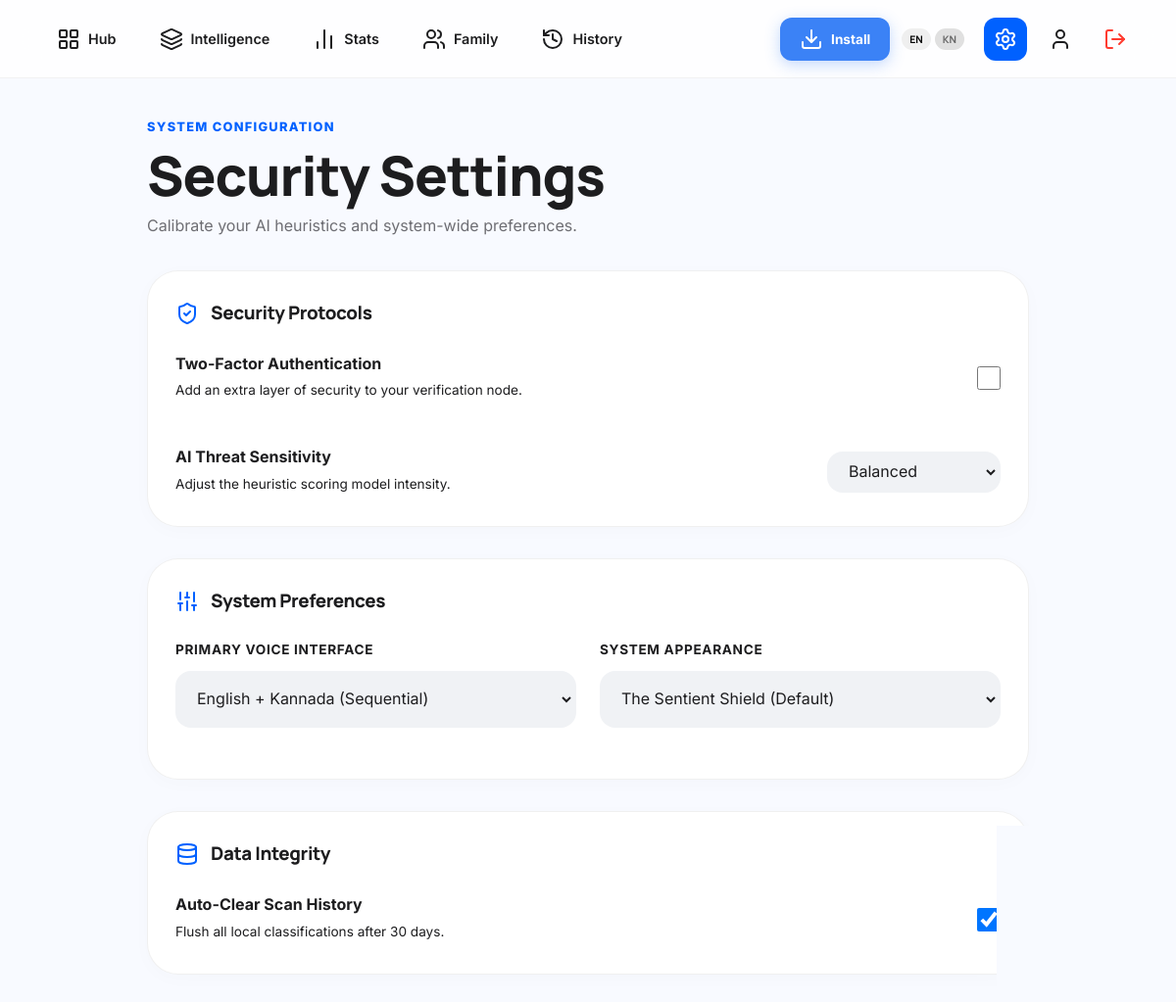
The app's page /settings (signed in) with its own data.
### tables this page shows
CREATE TABLE users (
        id INTEGER PRIMARY KEY AUTOINCREMENT,
        email TEXT UNIQUE NOT NULL,
        otp TEXT
    , name TEXT, state TEXT, phone TEXT, address TEXT, password TEXT, country TEXT, emergency_contact TEXT, whatsapp_number TEXT, has_seen_tour INTEGER DEFAULT 0, theme TEXT DEFAULT 'default', two_factor INTEGER DEFAULT 0, sensitivity TEXT DEFAULT 'Balanced', auto_clear_history INTEGER DEFAULT 1, loyalty_points INTEGER DEFAULT 100, is_admin INTEGER DEFAULT 0, voice_interface TEXT DEFAULT 'English + Kannada (Sequential)');

### app.py (the view)
@app.route("/settings")
def settings():
    if not session.get("logged_in"): return redirect("/")
    if session.get("admin_verified"): return redirect("/admin")
    conn = get_db()
    cursor = conn.cursor()
    cursor.execute("SELECT * FROM users WHERE email=?", (session.get("email"),))
    user = dict(cursor.fetchone())
    conn.close()
    return render_template("settings.html", user=user)

### database.py (called while the page is built)
def get_db():
    db_path = os.getenv("DATABASE_PATH", "database.db")
    conn = sqlite3.connect(db_path)
    conn.row_factory = sqlite3.Row
    return conn

### templates/settings.html (shortened to what this page needs)
<!DOCTYPE html>
<html lang="en">
<head>
    <link rel="stylesheet" href="{{ url_for('static', filename='style.css') }}">
</head>
<body>
    <nav class="top-nav">
        <div class="nav-wrapper">
            <div class="nav-container">
                <a href="/dashboard" class="nav-link"><i data-lucide="layout-grid"></i> Hub</a>
                <a href="/classification" class="nav-link"><i data-lucide="layers"></i> Intelligence</a>
                <a href="/analytics" class="nav-link"><i data-lucide="bar-chart-2"></i> Stats</a>
                <a href="/family" class="nav-link"><i data-lucide="users"></i> Family</a>
                <a href="/history" class="nav-link"><i data-lucide="history"></i> History</a>
            </div>
            <div class="nav-right">
                <button id="pwa-install-btn" class="btn-pwa-old" style="display: none;">
                    <i data-lucide="download"></i> Install
                </button>
                <div style="display: flex; gap: 4px; margin-right: 8px;">
                    <button onclick="setLanguage('en')" id="btn-en" class="btn" style="padding: 4px 8px; font-size: 0.65rem;">EN</button>
                    <button onclick="setLanguage('kn')" id="btn-kn" class="btn" style="padding: 4px 8px; font-size: 0.65rem; background: #e0e0e0; color: #666;">KN</button>
                </div>
                <a href="/settings" class="nav-icon-btn active" style="background: var(--primary); color: white;"><i data-lucide="settings"></i></a>
                <a href="/profile" class="nav-icon-btn"><i data-lucide="user"></i></a>
                <a href="/logout" class="nav-icon-btn text-danger"><i data-lucide="log-out"></i></a>
            </div>
        </div>
    </nav>
    <main class="main-content animate-fade-in">
        <div class="settings-container">
            <header class="editorial-header">
                <span class="editorial-cap">System Configuration</span>
                <h1 id="tour-hub-title">Security Settings</h1>
                <p style="color: var(--text-muted); font-size: 1rem; margin-top: 8px;">Calibrate your AI heuristics and system-wide preferences.</p>
            </header>
            <div class="bento-card" style="margin-top: 32px;">
                <div style="display: flex; align-items: center; gap: 12px; margin-bottom: 24px;">
                    <i data-lucide="shield-check" style="color: var(--primary);"></i>
                    <h3 style="margin: 0;">Security Protocols</h3>
                </div>
                <div style="display: flex; flex-direction: column; gap: 20px;">
                    <div style="display: flex; justify-content: space-between; align-items: center;">
                        <div>
                            <p style="font-weight: 700; margin: 0;">Two-Factor Authentication</p>
                            <p style="font-size: 0.85rem; color: var(--on-surface-variant); margin: 4px 0;">Add an extra layer of security to your verification node.</p>
                        </div>
                        <input type="checkbox" {% if user.two_factor %}checked{% endif %} onchange="handleSettingChange('2FA', this.checked)" style="width: 24px; height: 24px; cursor: pointer;">
                    </div>
                    <div style="display: flex; justify-content: space-between; align-items: center;">
                        <div>
                            <p style="font-weight: 700; margin: 0;">AI Threat Sensitivity</p>
                            <p style="font-size: 0.85rem; color: var(--on-surface-variant); margin: 4px 0;">Adjust the heuristic scoring model intensity.</p>
                        </div>
                        <select class="form-input" onchange="handleSettingChange('Sensitivity', this.value)" style="width: auto; padding: 8px 16px;">
                            <option {% if user.sensitivity == 'Balanced' %}selected{% endif %}>Balanced</option>
                        </select>
                    </div>
                </div>
            </div>
            <div class="bento-card" style="margin-top: 32px;">
                <div style="display: flex; align-items: center; gap: 12px; margin-bottom: 24px;">
                    <i data-lucide="sliders" style="color: var(--primary);"></i>
                    <h3 style="margin: 0;">System Preferences</h3>
                </div>
                <div class="form-grid">
                    <div class="form-group">
                        <label class="label">Primary Voice Interface</label>
                        <select class="form-input" onchange="handleSettingChange('Voice Interface', this.value)">
                            <option {% if user.voice_interface == 'English + Kannada (Sequential)' %}selected{% endif %}>English + Kannada (Sequential)</option>
                        </select>
                    </div>
                    <div class="form-group">
                        <label class="label">System Appearance</label>
                        <select class="form-input" onchange="handleSettingChange('Appearance', this.value)">
                            <option value="default" {% if user.theme == 'default' %}selected{% endif %}>The Sentient Shield (Default)</option>
                        </select>
                    </div>
                </div>
            </div>
            <div class="bento-card" style="margin-top: 32px;">
                <div style="display: flex; align-items: center; gap: 12px; margin-bottom: 24px;">
                    <i data-lucide="database" style="color: var(--primary);"></i>
                    <h3 style="margin: 0;">Data Integrity</h3>
                </div>
                <div style="display: flex; justify-content: space-between; align-items: center;">
                    <div>
                        <p style="font-weight: 700; margin: 0;">Auto-Clear Scan History</p>
                        <p style="font-size: 0.85rem; color: var(--on-surface-variant); margin: 4px 0;">Flush all local classifications after 30 days.</p>
                    </div>
                    <input type="checkbox" {% if user.auto_clear_history %}checked{% endif %} onchange="handleSettingChange('Auto-Clear', this.checked)" style="width: 24px; height: 24px; cursor: pointer;">
                </div>
            </div>
        </div>
    </main>
<script src="{{ url_for('static', filename='pwa.js') }}"></script></body>
</html>

### templates/settings.html (style rules this page uses)
.settings-container { max-width: 900px; margin: 0 auto; }
.form-grid { display: grid; grid-template-columns: 1fr 1fr; gap: 24px; }
.form-group { margin-bottom: 24px; }
.label { display: block; font-weight: 700; font-size: 0.85rem; margin-bottom: 10px; color: var(--on-surface-variant); text-transform: uppercase; letter-spacing: 0.05em; }

### records on screen
users: sensitivity "Balanced", voice_interface "English + Kannada (Sequential)", theme "The Sentient Shield (Default)", auto_clear_history "☑"
